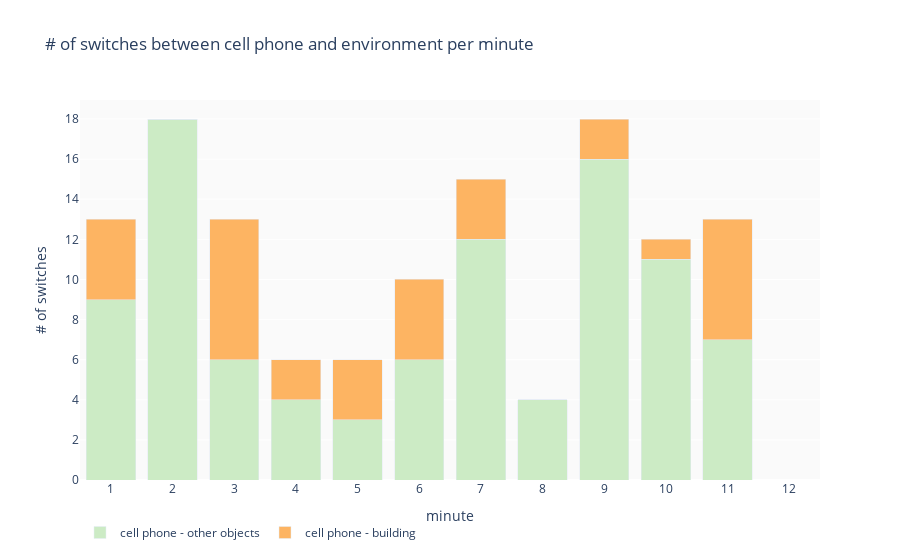

Notebook code for this chart:
### Code cell
# plot them
fig = go.Figure()
fig.add_trace(go.Bar(x=freq_df['minute'], y=freq_df['switch count'],
                        name='cell phone - other objects',
                        marker=dict(color=switch_color_dict['cell phone - other objects']),
                        legendgroup='cell phone - other objects'))
fig.add_trace(go.Bar(x=freq_df['minute'], y=freq_df['switch 2 count'],
                        name='cell phone - building',
                        marker=dict(color=switch_color_dict['cell phone - building']),
                        legendgroup='cell phone - building'))
fig.update_layout(barmode='stack',
                  legend=dict(orientation='h'),
                  yaxis_title="# of switches",
                  xaxis_title='minute',
                  xaxis=dict(tickmode='linear', tick0=1, dtick=1),
                  plot_bgcolor='rgb(250, 250, 250)',
                  title_text='# of switches between cell phone and environment per minute')
                  
fig.show()

### Figure 1 — Plotly figure (JSON) as saved in the notebook; plotly's stock layout.template omitted (floating-point values rounded to 4 significant figures)
{"data": [{"legendgroup": "cell phone - other objects", "marker": {"color": "rgb(204, 235, 197)"}, "name": "cell phone - other objects", "type": "bar", "x": [1, 2, 3, 4, 5, 6, 7, 8, 9, 10, 11, 12], "y": [9, 18, 6, 4, 3, 6, 12, 4, 16, 11, 7, 0]}, {"legendgroup": "cell phone - building", "marker": {"color": "rgb(253, 180, 98)"}, "name": "cell phone - building", "type": "bar", "x": [1, 2, 3, 4, 5, 6, 7, 8, 9, 10, 11, 12], "y": [4, 0, 7, 2, 3, 4, 3, 0, 2, 1, 6, 0]}], "layout": {"barmode": "stack", "legend": {"orientation": "h"}, "plot_bgcolor": "rgb(250, 250, 250)", "title": {"text": "# of switches between cell phone and environment per minute"}, "xaxis": {"dtick": 1, "tick0": 1, "tickmode": "linear", "title": {"text": "minute"}}, "yaxis": {"title": {"text": "# of switches"}}}}
